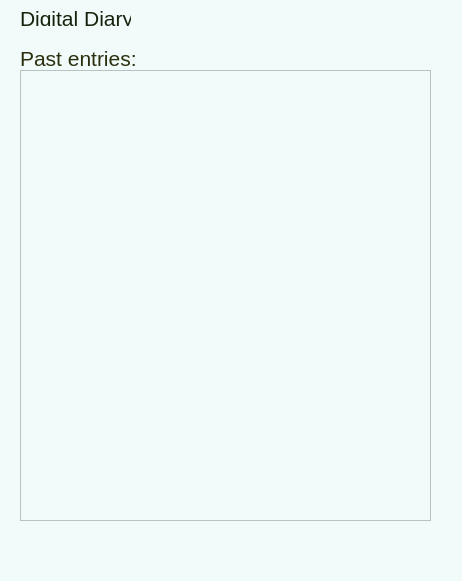
<?xml version="1.0" encoding="UTF-8"?>
<ui version="4.0">
 <class>Dialog</class>
 <widget class="QDialog" name="Dialog">
  <property name="geometry">
   <rect>
    <x>0</x>
    <y>0</y>
    <width>462</width>
    <height>581</height>
   </rect>
  </property>
  <property name="windowTitle">
   <string>Dialog</string>
  </property>
  <property name="styleSheet">
   <string notr="true">background-color: rgb(241, 251, 250)</string>
  </property>
  <widget class="QLabel" name="label_2">
   <property name="geometry">
    <rect>
     <x>20</x>
     <y>50</y>
     <width>121</width>
     <height>16</height>
    </rect>
   </property>
   <property name="styleSheet">
    <string notr="true">font-size: 16pt; 
color: rgb(44, 47, 13);</string>
   </property>
   <property name="text">
    <string>Past entries:</string>
   </property>
  </widget>
  <widget class="QLabel" name="label_6">
   <property name="geometry">
    <rect>
     <x>20</x>
     <y>10</y>
     <width>111</width>
     <height>16</height>
    </rect>
   </property>
   <property name="styleSheet">
    <string notr="true">font-family: &quot;Copperplate&quot;;
font-size: 16pt;
color: rgb(22, 34, 11)</string>
   </property>
   <property name="text">
    <string>Digital Diary</string>
   </property>
  </widget>
  <widget class="QTextEdit" name="past_entries">
   <property name="geometry">
    <rect>
     <x>20</x>
     <y>70</y>
     <width>411</width>
     <height>451</height>
    </rect>
   </property>
   <property name="styleSheet">
    <string notr="true">font-size: 13pt</string>
   </property>
  </widget>
 </widget>
 <resources/>
 <connections/>
</ui>
